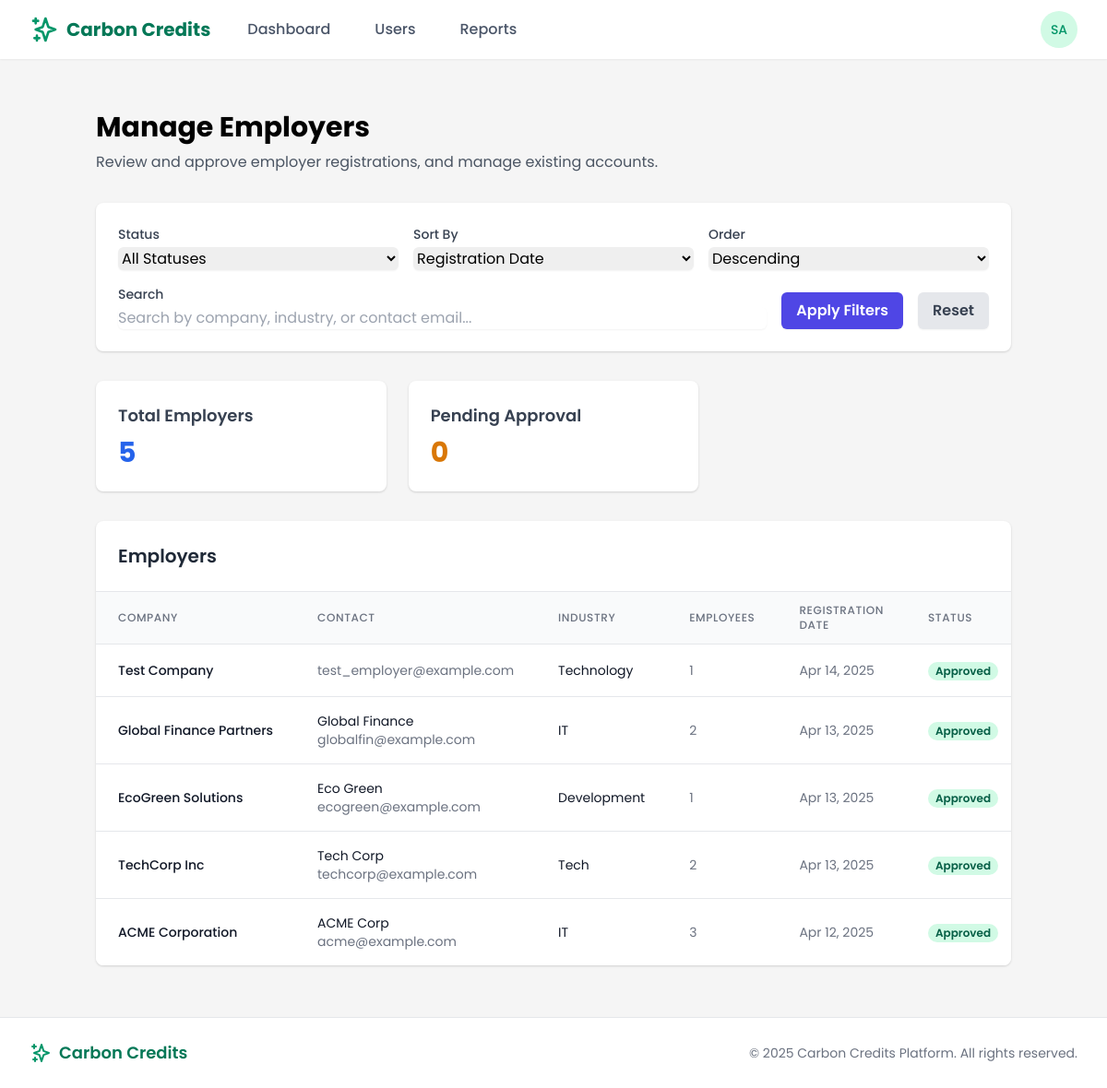
The page /systemadmin/employers/ (signed in) on the database its author committed.
### users/models.py (models this page shows, shortened)
class CustomUser(AbstractUser):
    is_employee = models.BooleanField(default=False)
    is_employer = models.BooleanField(default=False)
    is_bank_admin = models.BooleanField(default=False)
    is_super_admin = models.BooleanField(default=False)
    email = models.EmailField(_('email address'), unique=True)
    date_joined = models.DateTimeField(default=timezone.now)
    approved = models.BooleanField(default=False)
    USERNAME_FIELD = 'email'
    REQUIRED_FIELDS = ['username', 'first_name', 'last_name']
    class Meta:
        verbose_name = _('user')
        verbose_name_plural = _('users')

class EmployerProfile(models.Model):
    user = models.OneToOneField(
        CustomUser,
        on_delete=models.CASCADE,
        related_name='employer_profile'
    )
    company_name = models.CharField(max_length=100)
    registration_number = models.CharField(max_length=50, unique=True)
    industry = models.CharField(max_length=100)
    approved = models.BooleanField(default=False)
    created_at = models.DateTimeField(default=timezone.now)
    initial_credits_allocated = models.BooleanField(default=False)
    wallet_balance = models.DecimalField(max_digits=10, decimal_places=2, default=0)

### core/views/admin_views.py (the view, shortened to what this page needs)
# urls.py: path('employers/', admin_views.employers_list, name='admin_employers'),
@login_required
@user_passes_test(is_super_admin)
def employers_list(request):
    status_filter = request.GET.get('status', '')
    search_query = request.GET.get('search', '')
    sort_by = request.GET.get('sort', 'date_joined')
    sort_dir = request.GET.get('dir', 'desc')
    employers_queryset = EmployerProfile.objects.all().select_related('user')
    if status_filter:
        if status_filter == 'approved':
            employers_queryset = employers_queryset.filter(approved=True)
        elif status_filter == 'pending':
            employers_queryset = employers_queryset.filter(approved=False)
    if sort_by == 'company':
        order_field = 'company_name' if sort_dir == 'asc' else '-company_name'
    elif sort_by == 'email':
        order_field = 'user__email' if sort_dir == 'asc' else '-user__email'
    elif sort_by == 'industry':
        order_field = 'industry' if sort_dir == 'asc' else '-industry'
    elif sort_by == 'status':
        order_field = 'approved' if sort_dir == 'asc' else '-approved'
    else:  # default to date joined
        order_field = 'user__date_joined' if sort_dir == 'asc' else '-user__date_joined'
    employers_queryset = employers_queryset.order_by(order_field)
    for employer in employers_queryset:
        employer.employee_count = employer.employees.count()
    page_number = request.GET.get('page', 1)
    paginator = Paginator(employers_queryset, 20)  # 20 employers per page
    employers = paginator.get_page(page_number)
    context = {
        'employers': employers,
        'status_filter': status_filter,
        'search_query': search_query,
        'sort_by': sort_by,
        'sort_dir': sort_dir,
        'page_obj': employers,
        'total_employers': employers_queryset.count(),
        'pending_approval_count': employers_queryset.filter(approved=False).count(),
    }
    return render(request, 'admin/employers.html', context)

### core/views/admin_views.py (called while the page is built)
def is_super_admin(user):
    return user.is_authenticated and user.is_super_admin

### templates/admin/employers.html (shortened to what this page needs)
{% extends 'base.html' %}
{% load static %}
{% block content %}
<div class="container mx-auto px-4 py-8">
    <div class="mb-8">
        <h1 class="text-3xl font-bold mb-2">Manage Employers</h1>
        <p class="text-gray-600">Review and approve employer registrations, and manage existing accounts.</p>
    </div>
    <div class="bg-white rounded-lg shadow p-6 mb-8">
        <form method="get" action="{% url 'admin_employers' %}" class="space-y-4">
            <div class="grid grid-cols-1 md:grid-cols-3 gap-4">
                <div>
                    <label for="status" class="block text-sm font-medium text-gray-700 mb-1">Status</label>
                    <select id="status" name="status" class="form-select w-full rounded-md border-gray-300 shadow-sm">
                        <option value="" {% if status_filter == "" %}selected{% endif %}>All Statuses</option>
                    </select>
                </div>
                <div>
                    <label for="sort" class="block text-sm font-medium text-gray-700 mb-1">Sort By</label>
                    <select id="sort" name="sort" class="form-select w-full rounded-md border-gray-300 shadow-sm">
                        <option value="date_joined" {% if sort_by == "date_joined" %}selected{% endif %}>Registration Date</option>
                    </select>
                </div>
                <div>
                    <label for="dir" class="block text-sm font-medium text-gray-700 mb-1">Order</label>
                    <select id="dir" name="dir" class="form-select w-full rounded-md border-gray-300 shadow-sm">
                        <option value="desc" {% if sort_dir == "desc" %}selected{% endif %}>Descending</option>
                    </select>
                </div>
            </div>
            <div class="flex items-end space-x-4">
                <div class="flex-grow">
                    <label for="search" class="block text-sm font-medium text-gray-700 mb-1">Search</label>
                    <input type="text" id="search" name="search" value="{{ search_query }}" placeholder="Search by company, industry, or contact email..." class="form-input w-full rounded-md border-gray-300 shadow-sm">
                </div>
                <button type="submit" class="py-2 px-4 bg-indigo-600 text-white font-semibold rounded-md shadow-sm hover:bg-indigo-700 focus:outline-none focus:ring-2 focus:ring-indigo-500 focus:ring-offset-2">
                    Apply Filters
                </button>
                <a href="{% url 'admin_employers' %}" class="py-2 px-4 bg-gray-200 text-gray-700 font-semibold rounded-md shadow-sm hover:bg-gray-300 focus:outline-none focus:ring-2 focus:ring-gray-500 focus:ring-offset-2">
                    Reset
                </a>
            </div>
        </form>
    </div>
    <div class="grid grid-cols-1 md:grid-cols-3 gap-6 mb-8">
        <div class="bg-white rounded-lg shadow p-6">
            <h3 class="text-lg font-semibold text-gray-700 mb-2">Total Employers</h3>
            <p class="text-3xl font-bold text-blue-600">{{ total_employers }}</p>
        </div>
        <div class="bg-white rounded-lg shadow p-6">
            <h3 class="text-lg font-semibold text-gray-700 mb-2">Pending Approval</h3>
            <p class="text-3xl font-bold text-yellow-600">{{ pending_approval_count }}</p>
        </div>
    </div>
    <div class="bg-white rounded-lg shadow overflow-hidden">
        <div class="p-6 border-b border-gray-200">
            <h2 class="text-xl font-semibold text-gray-800">Employers</h2>
        </div>
        {% if employers %}
        <div class="overflow-x-auto">
            <table class="min-w-full divide-y divide-gray-200">
                <thead class="bg-gray-50">
                    <tr>
                        <th scope="col" class="px-6 py-3 text-left text-xs font-medium text-gray-500 uppercase tracking-wider">Company</th>
                        <th scope="col" class="px-6 py-3 text-left text-xs font-medium text-gray-500 uppercase tracking-wider">Contact</th>
                        <th scope="col" class="px-6 py-3 text-left text-xs font-medium text-gray-500 uppercase tracking-wider">Industry</th>
                        <th scope="col" class="px-6 py-3 text-left text-xs font-medium text-gray-500 uppercase tracking-wider">Employees</th>
                        <th scope="col" class="px-6 py-3 text-left text-xs font-medium text-gray-500 uppercase tracking-wider">Registration Date</th>
                        <th scope="col" class="px-6 py-3 text-left text-xs font-medium text-gray-500 uppercase tracking-wider">Status</th>
                    </tr>
                </thead>
                <tbody class="bg-white divide-y divide-gray-200">
                    {% for employer in employers %}
                    <tr id="employer-{{ employer.id }}">
                        <td class="px-6 py-4 whitespace-nowrap">
                            <div class="text-sm font-medium text-gray-900">{{ employer.company_name }}</div>
                        </td>
                        <td class="px-6 py-4 whitespace-nowrap">
                            <div class="text-sm text-gray-900">{{ employer.user.get_full_name }}</div>
                            <div class="text-sm text-gray-500">{{ employer.user.email }}</div>
                        </td>
                        <td class="px-6 py-4 whitespace-nowrap">
                            <div class="text-sm text-gray-900">{{ employer.industry }}</div>
                        </td>
                        <td class="px-6 py-4 whitespace-nowrap text-sm text-gray-500">
                            {{ employer.employee_count }}
                        </td>
                        <td class="px-6 py-4 whitespace-nowrap text-sm text-gray-500">
                            {{ employer.user.date_joined|date:"M d, Y" }}
                        </td>
                        <td class="px-6 py-4 whitespace-nowrap">
                            {% if employer.approved %}
                            <span class="px-2 inline-flex text-xs leading-5 font-semibold rounded-full bg-green-100 text-green-800">
                                Approved
                            </span>
                            {% else %}
                            <span class="px-2 inline-flex text-xs leading-5 font-semibold rounded-full bg-yellow-100 text-yellow-800">
                                Pending
                            </span>
                            {% endif %}
                        </td>
                    </tr>
                    {% endfor %}
                </tbody>
            </table>
        </div>
        {% endif %}
    </div>
</div>
{% endblock %}

### templates/base.html (shortened to what this page needs)
{% load static %}
<!DOCTYPE html>
<html lang="en">
<head>
    <link href="https://cdn.jsdelivr.net/npm/tailwindcss@2.2.19/dist/tailwind.min.css" rel="stylesheet">
</head>
<body class="flex flex-col min-h-screen">
    <header class="bg-white shadow-sm sticky top-0 z-50">
        <nav class="max-w-7xl mx-auto px-4 sm:px-6 lg:px-8">
            <div class="flex justify-between h-16">
                <div class="flex">
                    <div class="flex-shrink-0 flex items-center">
                        <a href="{% url 'home' %}" class="flex items-center">
                            <svg xmlns="http://www.w3.org/2000/svg" class="h-8 w-8 text-green-600" fill="none" viewBox="0 0 24 24" stroke="currentColor">
                                <path stroke-linecap="round" stroke-linejoin="round" stroke-width="2" d="M5 3v4M3 5h4M6 17v4m-2-2h4m5-16l2.286 6.857L21 12l-5.714 2.143L13 21l-2.286-6.857L5 12l5.714-2.143L13 3z" />
                            </svg>
                            <span class="ml-2 text-xl font-bold text-green-700">Carbon Credits</span>
                        </a>
                    </div>
                    {% if user.is_authenticated %}
                    <div class="hidden sm:ml-6 sm:flex sm:space-x-4 items-center">
                        {% if user.is_super_admin %}
                        <a href="{% url 'admin_dashboard' %}" class="nav-link {% if request.resolver_match.url_name == 'admin_dashboard' %}active{% endif %}">Dashboard</a>
                        <a href="{% url 'admin_users' %}" class="nav-link {% if request.resolver_match.url_name == 'admin_users' %}active{% endif %}">Users</a>
                        <a href="{% url 'admin_reports' %}" class="nav-link {% if request.resolver_match.url_name == 'admin_reports' %}active{% endif %}">Reports</a>
                        {% endif %}
                    </div>
                    {% endif %}
                </div>
                <div class="flex items-center">
                    {% if user.is_authenticated %}
                    <div class="ml-3 relative">
                        <div>
                            <button type="button" class="bg-white rounded-full flex text-sm focus:outline-none focus:ring-2 focus:ring-offset-2 focus:ring-green-500" id="user-menu-button" aria-expanded="false" aria-haspopup="true">
                                <div class="h-10 w-10 rounded-full bg-green-100 flex items-center justify-center text-green-600 font-medium">
                                    {{ user.first_name|slice:":1" }}{{ user.last_name|slice:":1" }}
                                </div>
                            </button>
                        </div>
                    </div>
                    {% else %}
                    <a href="{% url 'login' %}" class="btn-secondary">Log in</a>
                    <a href="{% url 'register' %}" class="ml-3 btn-primary">Register</a>
                    {% endif %}
                </div>
            </div>
        </nav>
    </header>
    <main class="flex-grow py-6">
        {% block content %}{% endblock %}
    </main>
    <footer class="bg-white py-6 border-t border-gray-200 mt-auto">
        <div class="max-w-7xl mx-auto px-4 sm:px-6 lg:px-8">
            <div class="flex flex-col md:flex-row md:justify-between items-center">
                <div class="flex items-center mb-4 md:mb-0">
                    <svg xmlns="http://www.w3.org/2000/svg" class="h-6 w-6 text-green-600" fill="none" viewBox="0 0 24 24" stroke="currentColor">
                        <path stroke-linecap="round" stroke-linejoin="round" stroke-width="2" d="M5 3v4M3 5h4M6 17v4m-2-2h4m5-16l2.286 6.857L21 12l-5.714 2.143L13 21l-2.286-6.857L5 12l5.714-2.143L13 3z" />
                    </svg>
                    <span class="ml-2 text-lg font-semibold text-green-700">Carbon Credits</span>
                </div>
                <p class="text-center text-gray-500 text-sm">
                    &copy; {% now "Y" %} Carbon Credits Platform. All rights reserved.
                </p>
            </div>
        </div>
    </footer>
</body>
</html>

### templates/base.html (style rules this page uses)
:root { --primary: #2B9348; --secondary: #55A630; --neutral-dark: #1C1C1C; --light-bg: #F5F5F5; --accent: #F9DC5C; --secondary-accent: #70A9A1; --cta-blue: #1E88E5; }
body { font-family: 'Poppins', sans-serif; background-color: var(--light-bg); }
.nav-link { color: #4A5568; font-weight: 500; transition: all 0.2s ease; padding: 0.5rem 1rem; border-radius: 8px; }

### rows shown on the page
CustomUser: first_name "S", last_name "A"
EmployerProfile: company_name "Test Company", user.email "test_employer@example.com", industry "Technology", employee_count "1", user.date_joined "Apr 14, 2025", approved "Approved"
EmployerProfile: company_name "Global Finance Partners", user.get_full_name "Global Finance", user.email "globalfin@example.com", industry "IT", employee_count "2", user.date_joined "Apr 13, 2025", approved "Approved"
EmployerProfile: company_name "EcoGreen Solutions", user.get_full_name "Eco Green", user.email "ecogreen@example.com", industry "Development", employee_count "1", user.date_joined "Apr 13, 2025", approved "Approved"
EmployerProfile: company_name "TechCorp Inc", user.get_full_name "Tech Corp", user.email "techcorp@example.com", industry "Tech", employee_count "2", user.date_joined "Apr 13, 2025", approved "Approved"
EmployerProfile: company_name "ACME Corporation", user.get_full_name "ACME Corp", user.email "acme@example.com", industry "IT", employee_count "3", user.date_joined "Apr 12, 2025", approved "Approved"

### other values the page prints
{{ total_employers }} "5"
{{ pending_approval_count }} "0"
